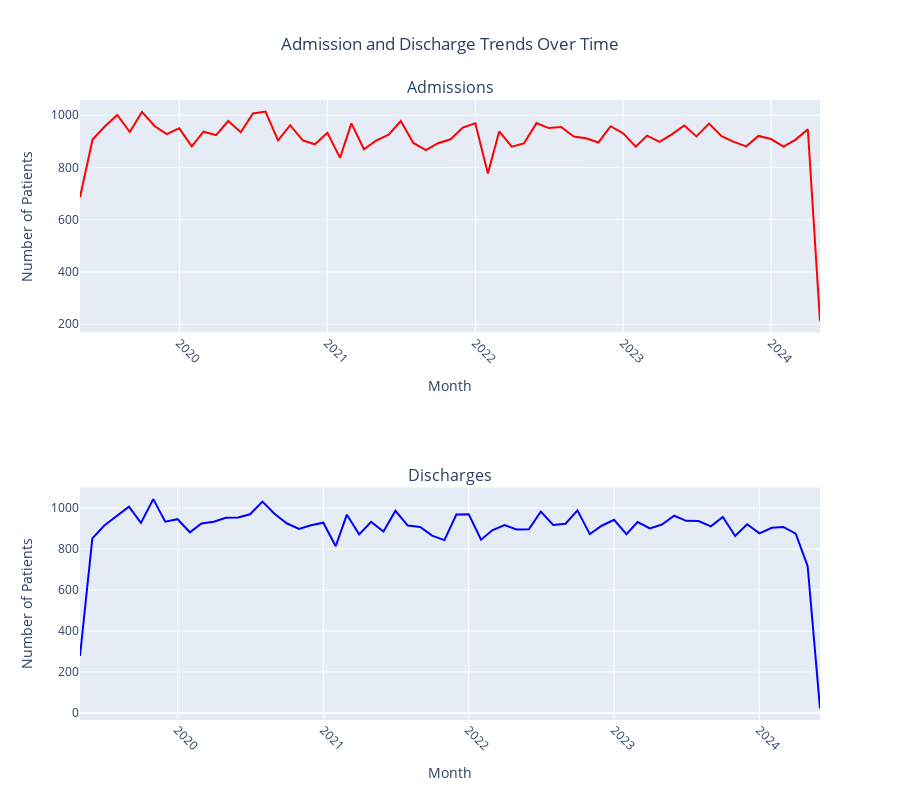

Notebook code cell kept with this figure:
### Markdown cell above
#### **Admission and Discharge**

### Code cell
# Group by month
admissions_monthly = data["Date of Admission"].dt.to_period("M").value_counts().sort_index()
discharges_monthly = data["Discharge Date"].dt.to_period("M").value_counts().sort_index()

# Convert PeriodIndex to string for plotting
admissions_monthly.index = admissions_monthly.index.astype(str)
discharges_monthly.index = discharges_monthly.index.astype(str)

# Create subplots
fig = make_subplots(rows=2, cols=1, subplot_titles=("Admissions", "Discharges"))

# Admissions Line Chart
fig.add_trace(go.Scatter(
    x=admissions_monthly.index,
    y=admissions_monthly.values,
    mode="lines",
    name='Admissions',
    line=dict(color='red')
), row=1, col=1)

# Discharges Line Chart
fig.add_trace(go.Scatter(
    x=discharges_monthly.index,
    y=discharges_monthly.values,
    mode='lines',
    name='Discharges',
    line=dict(color='blue')
), row=2, col=1)

# Update layout
fig.update_layout(
    title_text="Admission and Discharge Trends Over Time",
    title_x=0.5,
    height=800,
    showlegend=False
)

fig.update_xaxes(title_text="Month", tickangle=45)
fig.update_yaxes(title_text="Number of Patients")

fig.show()

### Figure 1 — Plotly figure (JSON) as saved in the notebook; plotly's stock layout.template omitted (floating-point values rounded to 4 significant figures)
{"data": [{"line": {"color": "red"}, "mode": "lines", "name": "Admissions", "type": "scatter", "x": ["2019-05", "2019-06", "2019-07", "2019-08", "2019-09", "2019-10", "2019-11", "2019-12", "2020-01", "2020-02", "2020-03", "2020-04", "2020-05", "2020-06", "2020-07", "2020-08", "2020-09", "2020-10", "2020-11", "2020-12", "2021-01", "2021-02", "2021-03", "2021-04", "2021-05", "2021-06", "2021-07", "2021-08", "2021-09", "2021-10", "2021-11", "2021-12", "2022-01", "2022-02", "2022-03", "2022-04", "2022-05", "2022-06", "2022-07", "2022-08", "2022-09", "2022-10", "2022-11", "2022-12", "2023-01", "2023-02", "2023-03", "2023-04", "2023-05", "2023-06", "2023-07", "2023-08", "2023-09", "2023-10", "2023-11", "2023-12", "2024-01", "2024-02", "2024-03", "2024-04", "2024-05"], "xaxis": "x", "y": [686, 907, 957, 1001, 936, 1013, 959, 928, 950, 881, 937, 924, 978, 935, 1007, 1014, 904, 962, 904, 889, 933, 837, 969, 870, 903, 926, 978, 894, 867, 893, 908, 953, 969, 777, 938, 880, 892, 970, 951, 955, 919, 912, 896, 958, 931, 880, 922, 898, 927, 961, 919, 968, 920, 898, 881, 921, 909, 880, 906, 946, 213], "yaxis": "y"}, {"line": {"color": "blue"}, "mode": "lines", "name": "Discharges", "type": "scatter", "x": ["2019-05", "2019-06", "2019-07", "2019-08", "2019-09", "2019-10", "2019-11", "2019-12", "2020-01", "2020-02", "2020-03", "2020-04", "2020-05", "2020-06", "2020-07", "2020-08", "2020-09", "2020-10", "2020-11", "2020-12", "2021-01", "2021-02", "2021-03", "2021-04", "2021-05", "2021-06", "2021-07", "2021-08", "2021-09", "2021-10", "2021-11", "2021-12", "2022-01", "2022-02", "2022-03", "2022-04", "2022-05", "2022-06", "2022-07", "2022-08", "2022-09", "2022-10", "2022-11", "2022-12", "2023-01", "2023-02", "2023-03", "2023-04", "2023-05", "2023-06", "2023-07", "2023-08", "2023-09", "2023-10", "2023-11", "2023-12", "2024-01", "2024-02", "2024-03", "2024-04", "2024-05", "2024-06"], "xaxis": "x2", "y": [278, 852, 915, 963, 1007, 928, 1044, 934, 946, 882, 925, 934, 953, 954, 970, 1032, 971, 926, 898, 916, 929, 814, 968, 872, 933, 886, 987, 915, 908, 866, 844, 969, 970, 846, 892, 917, 896, 897, 983, 918, 924, 989, 873, 914, 943, 873, 932, 901, 920, 963, 938, 937, 911, 957, 864, 921, 877, 904, 908, 875, 716, 22], "yaxis": "y2"}], "layout": {"annotations": [{"font": {"size": 16}, "showarrow": false, "text": "Admissions", "x": 0.5, "xanchor": "center", "xref": "paper", "y": 1, "yanchor": "bottom", "yref": "paper"}, {"font": {"size": 16}, "showarrow": false, "text": "Discharges", "x": 0.5, "xanchor": "center", "xref": "paper", "y": 0.375, "yanchor": "bottom", "yref": "paper"}], "height": 800, "showlegend": false, "title": {"text": "Admission and Discharge Trends Over Time", "x": 0.5}, "xaxis": {"anchor": "y", "domain": [0, 1], "tickangle": 45, "title": {"text": "Month"}}, "xaxis2": {"anchor": "y2", "domain": [0, 1], "tickangle": 45, "title": {"text": "Month"}}, "yaxis": {"anchor": "x", "domain": [0.625, 1], "title": {"text": "Number of Patients"}}, "yaxis2": {"anchor": "x2", "domain": [0, 0.375], "title": {"text": "Number of Patients"}}}}
